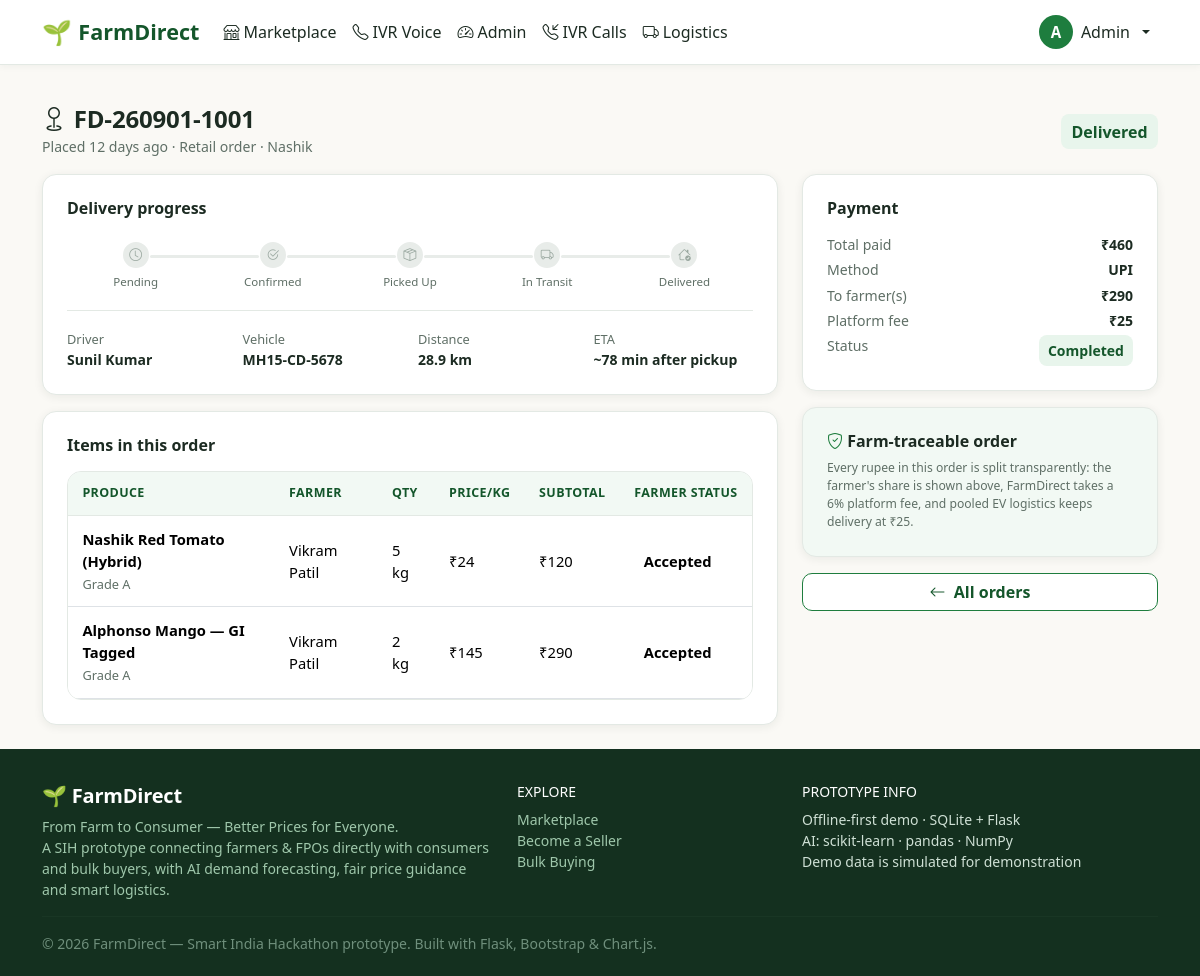
The app's page /track/1 (signed in) with its own data.
### tables this page shows
CREATE TABLE users (
    id            INTEGER PRIMARY KEY AUTOINCREMENT,
    name          TEXT NOT NULL,
    email         TEXT UNIQUE NOT NULL,
    phone         TEXT,
    password_hash TEXT NOT NULL,
    role          TEXT NOT NULL CHECK (role IN ('farmer','fpo','consumer','buyer','admin')),
    city          TEXT,
    state         TEXT,
    lat           REAL,
    lng           REAL,
    active        INTEGER DEFAULT 1,
    created_at    TEXT DEFAULT (datetime('now','localtime'))
);

CREATE TABLE orders (
    id               INTEGER PRIMARY KEY AUTOINCREMENT,
    order_code       TEXT UNIQUE NOT NULL,          -- e.g. FD-260831-0142
    buyer_id         INTEGER NOT NULL REFERENCES users(id),
    buyer_type       TEXT DEFAULT 'consumer',       -- consumer / bulk
    total_amount     REAL NOT NULL,
    platform_fee     REAL DEFAULT 0,
    delivery_fee     REAL DEFAULT 0,
    delivery_address TEXT,
    delivery_city    TEXT,
    delivery_pincode TEXT,
    delivery_lat     REAL,
    delivery_lng     REAL,
    order_type       TEXT DEFAULT 'retail',         -- retail / bulk
    status           TEXT DEFAULT 'pending' CHECK (status IN
                       ('pending','confirmed','rejected','picked_up','in_transit','delivered','cancelled')),
    created_at       TEXT DEFAULT (datetime('now','localtime')),
    updated_at       TEXT
);

CREATE TABLE deliveries (
    id             INTEGER PRIMARY KEY AUTOINCREMENT,
    order_id       INTEGER NOT NULL REFERENCES orders(id),
    pickup_name    TEXT,
    pickup_lat     REAL,
    pickup_lng     REAL,
    drop_name      TEXT,
    drop_lat       REAL,
    drop_lng       REAL,
    distance_km    REAL DEFAULT 0,
    eta_minutes    INTEGER DEFAULT 0,
    driver_name    TEXT,
    driver_phone   TEXT,
    vehicle        TEXT,
    status         TEXT DEFAULT 'pending' CHECK (status IN
                     ('pending','confirmed','picked_up','in_transit','delivered')),
    route_id       INTEGER,             -- assigned optimized route
    updated_at     TEXT
);

CREATE TABLE order_items (
    id          INTEGER PRIMARY KEY AUTOINCREMENT,
    order_id    INTEGER NOT NULL REFERENCES orders(id),
    product_id  INTEGER NOT NULL REFERENCES products(id),
    farmer_id   INTEGER NOT NULL REFERENCES users(id),
    crop        TEXT,
    grade       TEXT,
    quantity_kg REAL NOT NULL,
    unit_price  REAL NOT NULL,
    subtotal    REAL NOT NULL,
    item_status TEXT DEFAULT 'pending' CHECK (item_status IN
                  ('pending','accepted','rejected')),
    farmer_note TEXT
);

CREATE TABLE products (
    id           INTEGER PRIMARY KEY AUTOINCREMENT,
    seller_id    INTEGER NOT NULL REFERENCES users(id),
    crop         TEXT NOT NULL,
    name         TEXT NOT NULL,
    category     TEXT DEFAULT 'Vegetables',
    grade        TEXT NOT NULL CHECK (grade IN ('A','B','C')),
    quantity_kg  REAL NOT NULL,
    price_per_kg REAL NOT NULL,
    harvest_date TEXT,
    organic      INTEGER DEFAULT 0,
    description  TEXT,
    unit_label   TEXT DEFAULT 'kg',
    status       TEXT DEFAULT 'active' CHECK (status IN ('active','sold_out','removed')),
    created_at   TEXT DEFAULT (datetime('now','localtime'))
);

CREATE TABLE payments (
    id           INTEGER PRIMARY KEY AUTOINCREMENT,
    order_id     INTEGER NOT NULL REFERENCES orders(id),
    buyer_id     INTEGER,
    farmer_id    INTEGER,
    amount       REAL NOT NULL,        -- total paid by buyer
    farmer_share REAL DEFAULT 0,       -- credited to farmer on delivery
    platform_fee REAL DEFAULT 0,
    delivery_fee REAL DEFAULT 0,
    method       TEXT DEFAULT 'UPI',
    status       TEXT DEFAULT 'pending' CHECK (status IN ('pending','completed','refunded')),
    txn_code     TEXT,
    created_at   TEXT DEFAULT (datetime('now','localtime'))
);

### views.py (the view)
@bp.route("/track/<int:oid>")
@login_required
def track_order(oid):
    o = db.query(
        "SELECT o.*, u.name AS buyer_name FROM orders o JOIN users u ON u.id=o.buyer_id "
        "WHERE o.id=?", (oid,), one=True)
    if not o or (o["buyer_id"] != g.user["id"] and g.role not in ("admin",)):
        abort(404)
    items = db.query(
        "SELECT oi.*, p.name AS product_name, u.name AS seller FROM order_items oi "
        "JOIN products p ON p.id=oi.product_id JOIN users u ON u.id=oi.farmer_id "
        "WHERE oi.order_id=?", (oid,))
    dlv = db.query("SELECT * FROM deliveries WHERE order_id=?", (oid,), one=True)
    pay = db.query("SELECT * FROM payments WHERE order_id=?", (oid,), one=True)
    return render_template("track.html", o=o, items=items, dlv=dlv, pay=pay,
                           cart_count=_cart_count())

### templates/track.html (shortened to what this page needs)
{% extends "base.html" %}
{% block content %}
<section class="container py-4">
  <div class="d-flex justify-content-between align-items-center flex-wrap mb-3">
    <div>
      <h2 class="fd-section-title mb-0" style="font-size:1.5rem"><i class="bi bi-geo me-2"></i>{{ o['order_code'] }}</h2>
      <span class="fd-subtle">Placed {{ days_ago(o['created_at'][:10]) }} · {{ o['order_type']|title }} order · {{ o['delivery_city'] }}</span>
    </div>
    <span class="badge-fd badge-status-{{ o['status'] }} fs-6">{{ pretty_status(o['status']) }}</span>
  </div>
  <div class="row g-4">
    <div class="col-lg-8">
      <div class="fd-card p-4 mb-3">
        <h6 class="fw-bold mb-4">Delivery progress</h6>
        {% if o['status'] in ('rejected','cancelled') %}
          <div class="alert alert-danger mb-0"><i class="bi bi-x-circle me-1"></i> This order was {{ pretty_status(o['status']) }}. Amount will be refunded within 3 working days (simulated).</div>
        {% else %}
          {% include "partials/pipeline.html" %}
          {% if dlv %}
          <div class="fd-divider"></div>
          <div class="row g-3 small">
            <div class="col-6 col-md-3"><div class="fd-meta">Driver</div><b>{{ dlv['driver_name'] }}</b></div>
            <div class="col-6 col-md-3"><div class="fd-meta">Vehicle</div><b>{{ dlv['vehicle'] or '—' }}</b></div>
            <div class="col-6 col-md-3"><div class="fd-meta">Distance</div><b>{{ dlv['distance_km'] }} km</b></div>
            <div class="col-6 col-md-3"><div class="fd-meta">ETA</div><b>~{{ dlv['eta_minutes'] }} min after pickup</b></div>
          </div>
          {% endif %}
        {% endif %}
      </div>
      <div class="fd-card p-4">
        <h6 class="fw-bold mb-3">Items in this order</h6>
        <div class="fd-table">
          <table class="table align-middle">
            <thead><tr><th>Produce</th><th>Farmer</th><th>Qty</th><th>Price/kg</th><th>Subtotal</th><th>Farmer status</th></tr></thead>
            <tbody>
              {% for i in items %}
              <tr>
                <td><b>{{ i['product_name'] }}</b><br><span class="fd-meta">Grade {{ i['grade'] }}</span></td>
                <td>{{ i['seller'] }}</td>
                <td>{{ i['quantity_kg']|kg }}</td>
                <td>₹{{ '%g'|format(i['unit_price']) }}</td>
                <td>₹{{ '%g'|format(i['subtotal']) }}</td>
                <td><span class="badge-fd badge-status-{{ i['item_status'] }}">{{ pretty_status(i['item_status']) }}</span></td>
              </tr>
              {% endfor %}
            </tbody>
          </table>
        </div>
      </div>
    </div>
    <div class="col-lg-4">
      <div class="fd-card p-4 mb-3">
        <h6 class="fw-bold mb-3">Payment</h6>
        {% if pay %}
        <div class="d-flex justify-content-between small mb-1"><span class="fd-subtle">Total paid</span><b>₹{{ '%g'|format(pay['amount']) }}</b></div>
        <div class="d-flex justify-content-between small mb-1"><span class="fd-subtle">Method</span><b>{{ pay['method'] }}</b></div>
        <div class="d-flex justify-content-between small mb-1"><span class="fd-subtle">To farmer(s)</span><b>₹{{ '%g'|format(pay['farmer_share']) }}</b></div>
        <div class="d-flex justify-content-between small mb-1"><span class="fd-subtle">Platform fee</span><b>₹{{ '%g'|format(pay['platform_fee']) }}</b></div>
        <div class="d-flex justify-content-between small"><span class="fd-subtle">Status</span>
          <span class="badge-fd {{ 'badge-status-delivered' if pay['status'] == 'completed' else 'badge-status-pending' }}">{{ pretty_status(pay['status']) }}</span></div>
        {% endif %}
      </div>
      <div class="fd-card p-4" style="background:var(--fd-green-soft)">
        <h6 class="fw-bold"><i class="bi bi-shield-check" style="color:var(--fd-green)"></i> Farm-traceable order</h6>
        <p class="tiny-note mb-0">Every rupee in this order is split transparently: the farmer's share is shown above, FarmDirect takes a 6% platform fee, and pooled EV logistics keeps delivery at ₹{{ '%g'|format(o['delivery_fee']) }}.</p>
      </div>
      <a class="btn btn-fd-outline w-100 mt-3" href="{{ url_for('views.my_orders') }}"><i class="bi bi-arrow-left me-1"></i> All orders</a>
    </div>
  </div>
</section>
{% endblock %}

### templates/base.html (shortened to what this page needs)
<!doctype html>
<html lang="en">
<head>
  <link rel="stylesheet" href="{{ url_for('static', filename='vendor/bootstrap.min.css') }}">
  <link rel="stylesheet" href="{{ url_for('static', filename='vendor/bootstrap-icons.css') }}">
  <link rel="stylesheet" href="{{ url_for('static', filename='css/style.css') }}">
</head>
<body>
<nav class="navbar navbar-expand-lg fd-navbar sticky-top">
  <div class="container">
    <a class="navbar-brand" href="{{ url_for('views.landing') }}">
      <span style="font-size:1.5rem">🌱</span> FarmDirect
    </a>
    <div class="collapse navbar-collapse" id="fdnav">
      <ul class="navbar-nav me-auto mb-2 mb-lg-0">
        <li class="nav-item"><a class="nav-link" href="{{ url_for('views.marketplace') }}"><i class="bi bi-shop me-1"></i>Marketplace</a></li>
        <li class="nav-item"><a class="nav-link" href="{{ url_for('views.ivr_simulator') }}"><i class="bi bi-telephone me-1"></i>IVR Voice</a></li>
        {% if g.role in ('farmer','fpo') %}
          <li class="nav-item"><a class="nav-link" href="{{ url_for('views.farmer_dashboard') }}"><i class="bi bi-speedometer2 me-1"></i>Dashboard</a></li>
          <li class="nav-item"><a class="nav-link" href="{{ url_for('views.farmer_orders') }}"><i class="bi bi-bag-check me-1"></i>Orders</a></li>
        {% elif g.role == 'consumer' %}
          <li class="nav-item"><a class="nav-link" href="{{ url_for('views.consumer_dashboard') }}"><i class="bi bi-speedometer2 me-1"></i>Dashboard</a></li>
          <li class="nav-item"><a class="nav-link" href="{{ url_for('views.my_orders') }}"><i class="bi bi-bag-check me-1"></i>My Orders</a></li>
        {% elif g.role == 'buyer' %}
          <li class="nav-item"><a class="nav-link" href="{{ url_for('views.buyer_dashboard') }}"><i class="bi bi-speedometer2 me-1"></i>Bulk Dashboard</a></li>
        {% elif g.role == 'admin' %}
          <li class="nav-item"><a class="nav-link" href="{{ url_for('views.admin_dashboard') }}"><i class="bi bi-speedometer2 me-1"></i>Admin</a></li>
          <li class="nav-item"><a class="nav-link" href="{{ url_for('views.ivr_admin') }}"><i class="bi bi-telephone-inbound me-1"></i>IVR Calls</a></li>
          <li class="nav-item"><a class="nav-link" href="{{ url_for('views.logistics_dashboard') }}"><i class="bi bi-truck me-1"></i>Logistics</a></li>
        {% endif %}
      </ul>
      <ul class="navbar-nav ms-auto align-items-lg-center">
        {% if g.user %}
          <li class="nav-item dropdown">
            <a class="nav-link dropdown-toggle d-flex align-items-center gap-2" href="#" data-bs-toggle="dropdown">
              <span class="fd-avatar">{{ g.user['name'][:1] }}</span>
              <span class="d-lg-inline d-none">{{ g.user['name'].split(' ')[0] }}</span>
            </a>
          </li>
        {% else %}
          <li class="nav-item me-lg-2"><a class="btn btn-fd-outline" href="{{ url_for('auth.login') }}"><i class="bi bi-box-arrow-in-right me-1"></i>Login</a></li>
          <li class="nav-item"><a class="btn btn-fd" href="{{ url_for('auth.register') }}">Join Free</a></li>
        {% endif %}
      </ul>
    </div>
  </div>
</nav>
<main>
  {% block content %}{% endblock %}
</main>
<footer class="fd-footer mt-auto">
  <div class="container">
    <div class="row g-4">
      <div class="col-md-5">
        <h5 class="text-white">🌱 FarmDirect</h5>
        <p class="small mb-0" style="color:#9fc7ab">From Farm to Consumer — Better Prices for Everyone.<br>
        A SIH prototype connecting farmers &amp; FPOs directly with consumers and bulk buyers,
        with AI demand forecasting, fair price guidance and smart logistics.</p>
      </div>
      <div class="col-6 col-md-3">
        <h6 class="text-white small text-uppercase">Explore</h6>
        <ul class="list-unstyled small">
          <li><a href="{{ url_for('views.marketplace') }}">Marketplace</a></li>
          <li><a href="{{ url_for('auth.register') }}">Become a Seller</a></li>
          <li><a href="{{ url_for('auth.register') }}">Bulk Buying</a></li>
        </ul>
      </div>
      <div class="col-6 col-md-4">
        <h6 class="text-white small text-uppercase">Prototype Info</h6>
        <ul class="list-unstyled small">
          <li>Offline-first demo · SQLite + Flask</li>
          <li>AI: scikit-learn · pandas · NumPy</li>
          <li>Demo data is simulated for demonstration</li>
        </ul>
      </div>
    </div>
    <hr style="border-color:#2a4a35">
    <p class="small mb-0" style="color:#6f8f7c">© 2026 FarmDirect — Smart India Hackathon prototype. Built with Flask, Bootstrap &amp; Chart.js.</p>
  </div>
</footer>
</body>
</html>

### records on screen
users: name "A", user.name "Admin"
orders: order_code "FD-260901-1001", created_at "12 days ago", order_type "Retail", delivery_city "Nashik", status "Delivered", delivery_fee "25"
deliveries: driver_name "Sunil Kumar", vehicle "MH15-CD-5678", distance_km "28.9", eta_minutes "78"
order_items: product_name "Nashik Red Tomato (Hybrid)", grade "A", seller "Vikram Patil", quantity_kg|kg "5 kg", unit_price "24", subtotal "120", item_status "Accepted"
order_items: product_name "Alphonso Mango — GI Tagged", grade "A", seller "Vikram Patil", quantity_kg|kg "2 kg", unit_price "145", subtotal "290", item_status "Accepted"
payments: amount "460", method "UPI", farmer_share "290", platform_fee "25", status "Completed"

### other values on screen
{{ label }} "Pending" "Confirmed" "Picked Up" "In Transit" "Delivered"
